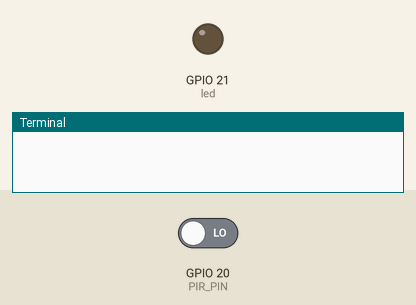
This program was run on a simulated Raspberry Pi (BCM pin numbers). Parts: output pins drawn as LEDs (lit = HIGH), the last lines printed to the terminal. Inputs (shaded band) come from the test bench; at power-on: GPIO 20 (PIR_PIN) LOW. The camera gives no picture and a still takes 0.5 s.

Above: at 1.2 s.
1.3 s: GPIO 20 (PIR_PIN) driven HIGH
At 2.3 s:
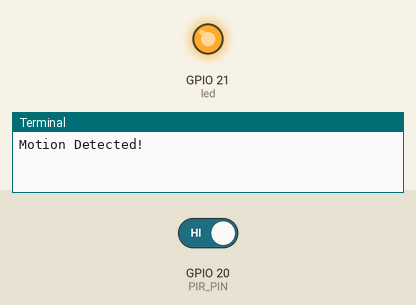
Timing chart, 0 to 7.0 s (numbered marks = the images above; inputs shaded):
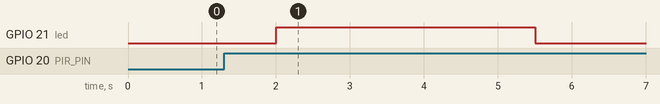

The program:

sensor.py
```python
import RPi.GPIO as GPIO
import time
from picamera2 import Picamera2, Preview
from gpiozero import LED

number = 1
GPIO.setmode(GPIO.BCM)
PIR_PIN = 20
GPIO.setup(PIR_PIN, GPIO.IN)
led = LED(21)

picam2 = Picamera2()
camera_config = picam2.create_preview_configuration()
picam2.configure(camera_config)
picam2.start()

try:
    while True:
        if GPIO.input(PIR_PIN):
            print("Motion Detected!")
            led.on()
            time.sleep(3)
            picam2.capture_file(f"einbrecher{number}.jpg")
            print(f"Aufgenommen: einbrecher{number}.jpg")
            number += 1
            led.off()
            time.sleep(8)
        time.sleep(1)
except KeyboardInterrupt:
    print("Quit")
    GPIO.cleanup()
    picam2.close()
```

Measured:
- after the input at 1.3 s, GPIO 21 (led): LOW → HIGH after 0.70 s, → LOW 3.5 s later
